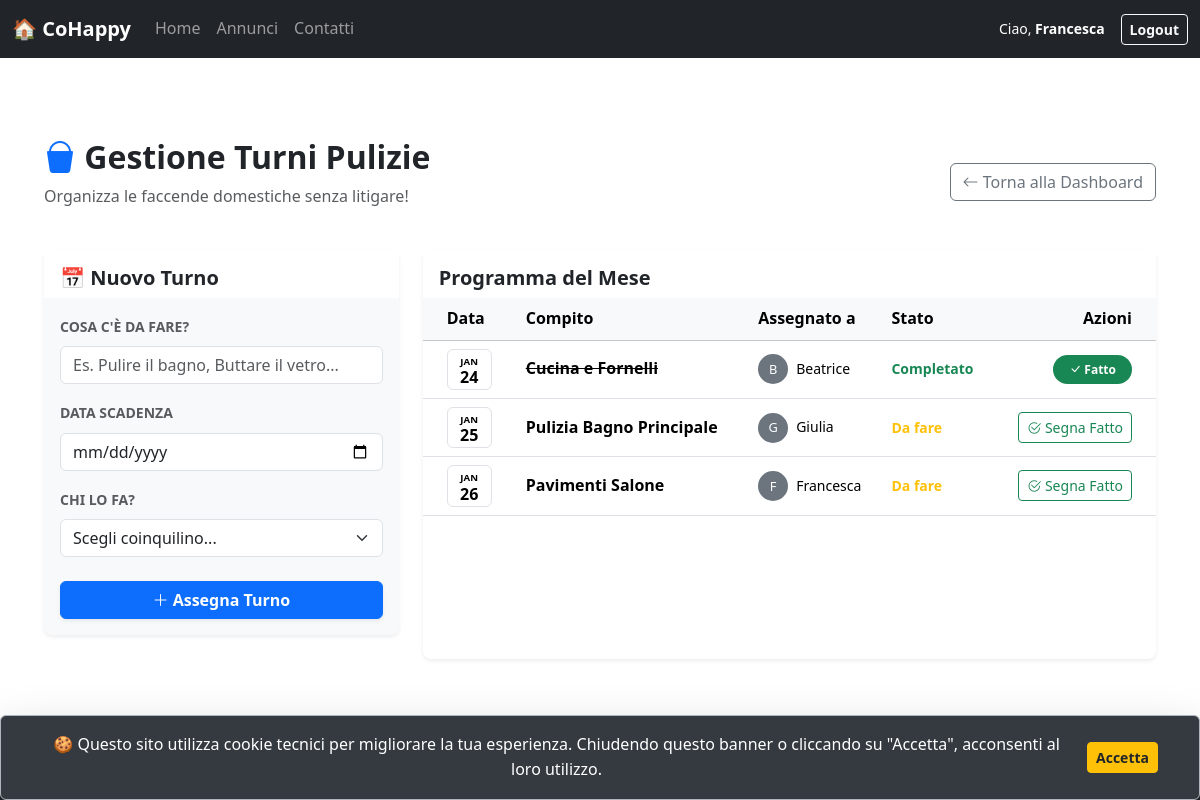
Screenshot of /pulizie.php (signed in) with the database file from the repository.
### tables this page shows
CREATE TABLE `turni_pulizie` (
  `id_turno` int(11) NOT NULL,
  `compito` varchar(100) NOT NULL,
  `data_scadenza` date NOT NULL,
  `assegnato_a` int(11) NOT NULL,
  `id_casa` int(11) NOT NULL,
  `completato` tinyint(1) DEFAULT 0
);

CREATE TABLE `utenti` (
  `id_utente` int(11) NOT NULL,
  `nome` varchar(100) NOT NULL,
  `cognome` varchar(100) NOT NULL,
  `email` varchar(150) NOT NULL,
  `password` varchar(255) NOT NULL,
  `ruolo` enum('studente','admin_casa','super_admin') DEFAULT 'studente',
  `foto_profilo` varchar(255) DEFAULT 'default_user.png',
  `id_casa` int(11) DEFAULT NULL,
  `dataIscrizione` date NOT NULL DEFAULT current_timestamp()
);

### pulizie.php (called while the page is built, shortened)
<?php
require_once 'bootstrap.php';
$id_casa = $_SESSION["id_casa"];
$templateParams["coinquilini"] = $dbh->getCoinquilini($id_casa);
$templateParams["turni"] = $dbh->getTurniPulizie($id_casa);
$templateParams["titolo"] = "CoHappy - Gestione Pulizie";
$templateParams["nome"] = "template/pulizie_template.php";
$templateParams["turni_pulizie"] = $dbh->getTurniMeseSuccessivo($id_casa);
require 'template/base.php';
?>

### db/database.php (called while the page is built, shortened)
<?php
class DatabaseHelper {
    private $db;
    public function __construct($servername, $username, $password, $dbname, $port) {
        $this->db = new mysqli($servername, $username, $password, $dbname, $port);
    }
    public function getCoinquilini($id_casa){
        $stmt = $this->db->prepare("SELECT id_utente, nome, cognome FROM utenti WHERE id_casa = ?");
        $stmt->bind_param('i', $id_casa);
        $stmt->execute();
        return $stmt->get_result()->fetch_all(MYSQLI_ASSOC);
    }
    public function getTurniPulizie($id_casa){
        $stmt = $this->db->prepare("SELECT t.*, u.nome, u.cognome FROM turni_pulizie t JOIN utenti u ON t.assegnato_a = u.id_utente WHERE t.id_casa = ? ORDER BY t.data_scadenza ASC");
        $stmt->bind_param('i', $id_casa);
        $stmt->execute();
        return $stmt->get_result()->fetch_all(MYSQLI_ASSOC);
    }
    public function getTurniMeseSuccessivo($id_casa){
        $stmt = $this->db->prepare("SELECT t.*, u.nome, u.cognome FROM turni_pulizie t JOIN utenti u ON t.assegnato_a = u.id_utente WHERE t.id_casa = ? AND t.data_scadenza BETWEEN CURDATE() AND DATE_ADD(CURDATE(), INTERVAL 30 DAY) ORDER BY t.data_scadenza ASC");
        $stmt->bind_param('i', $id_casa);
        $stmt->execute();
        return $stmt->get_result()->fetch_all(MYSQLI_ASSOC);
    }
}
?>

### bootstrap.php (called while the page is built, shortened)
<?php
require_once("db/database.php");
$dbh = new DatabaseHelper("localhost", "root", "", "cohappy_db", 3306);
?>

### template/pulizie_template.php (the view, shortened to what this page needs)
<div class="container my-5">
    <div class="d-flex justify-content-between align-items-center mb-4">
        <div>
            <h2 class="fw-bold"><i class="bi bi-bucket-fill text-primary"></i> Gestione Turni Pulizie</h2>
            <p class="text-muted">Organizza le faccende domestiche senza litigare!</p>
        </div>
        <a href="dashboard.php" class="btn btn-outline-secondary">
            <i class="bi bi-arrow-left"></i> Torna alla Dashboard
        </a>
    </div>
    <div class="row g-4">
        <div class="col-md-4">
            <div class="card shadow-sm border-0 bg-light">
                <div class="card-header bg-white border-0 pt-3">
                    <h5 class="fw-bold m-0">📅 Nuovo Turno</h5>
                </div>
                <div class="card-body">
                    <form action="pulizie.php" method="POST">
                        <div class="mb-3">
                            <label class="form-label fw-bold small text-uppercase text-muted">Cosa c'è da fare?</label>
                            <input type="text" name="compito" class="form-control" placeholder="Es. Pulire il bagno, Buttare il vetro..." required>
                        </div>
                        <div class="mb-3">
                            <label class="form-label fw-bold small text-uppercase text-muted">Data Scadenza</label>
                            <input type="date" name="data_scadenza" class="form-control" min="<?php echo date('Y-m-d'); ?>" required>
                        </div>
                        <div class="mb-4">
                            <label class="form-label fw-bold small text-uppercase text-muted">Chi lo fa?</label>
                            <select name="assegnato_a" class="form-select" required>
                                <option value="" selected disabled>Scegli coinquilino...</option>
                            </select>
                        </div>
                        <div class="d-grid">
                            <button type="submit" class="btn btn-primary fw-bold shadow-sm">
                                <i class="bi bi-plus-lg"></i> Assegna Turno
                            </button>
                        </div>
                    </form>
                </div>
            </div>
        </div>
        <div class="col-md-8">
            <div class="card shadow-sm border-0 h-100">
                <div class="card-header bg-white border-0 pt-3">
                    <h5 class="fw-bold m-0">Programma del Mese</h5>
                </div>
                <div class="card-body p-0">
                    <?php if(empty($templateParams["turni"])): ?>
                        <div class="text-center py-5">
                            <div class="display-1 text-muted opacity-25">✨</div>
                            <p class="text-muted">Nessun turno programmato.<br>Godetevi il pulito (finché dura)!</p>
                        </div>
                    <?php else: ?>
                        <div class="table-responsive" style="max-height: 500px; overflow-y: auto;">
                            <table class="table table-hover align-middle mb-0">
                                <thead class="table-light sticky-top">
                                    <tr>
                                        <th class="ps-4">Data</th>
                                        <th>Compito</th>
                                        <th>Assegnato a</th>
                                        <th>Stato</th>
                                        <th class="text-end pe-4">Azioni</th>
                                    </tr>
                                </thead>
                                <tbody>
                                    <?php foreach($templateParams["turni"] as $turno):
                                        $data = new DateTime($turno['data_scadenza']);
                                        $valore_stato = 0;
                                        if(isset($turno['completato'])){
                                            $valore_stato = $turno['completato'];
                                        } elseif(isset($turno['stato'])){
                                            $valore_stato = $turno['stato'];
                                        }
                                        $fatto = ($valore_stato == 1);
                                    ?>
                                    <tr class="<?php echo $fatto ? 'bg-light text-muted' : ''; ?>">
                                        <td class="ps-4">
                                            <div class="d-flex align-items-center">
                                                <div class="text-center border rounded p-1 me-2 bg-white" style="width: 45px;">
                                                    <span class="d-block small fw-bold text-uppercase" style="font-size: 0.6rem;"><?php echo $data->format('M'); ?></span>
                                                    <span class="d-block fw-bold lh-1"><?php echo $data->format('d'); ?></span>
                                                </div>
                                            </div>
                                        </td>
                                        <td>
                                            <span class="fw-bold <?php echo $fatto ? 'text-decoration-line-through' : ''; ?>">
                                                <?php echo $turno['compito']; ?>
                                            </span>
                                        </td>
                                        <td>
                                            <div class="d-flex align-items-center">
                                                <div class="rounded-circle bg-secondary text-white d-flex justify-content-center align-items-center me-2" style="width: 30px; height: 30px; font-size: 0.8rem;">
                                                    <?php echo strtoupper(substr($turno['nome'], 0, 1)); ?>
                                                </div>
                                                <span class="small"><?php echo $turno['nome']; ?></span>
                                            </div>
                                        </td>
                                        <td>
                                            <?php if($fatto): ?>
                                                <span class="text-success fw-bold small">Completato</span>
                                            <?php else: ?>
                                                <span class="text-warning fw-bold small">Da fare</span>
                                            <?php endif; ?>
                                        </td>
                                        <td class="text-end pe-4">
                                            <?php if($fatto): ?>
                                                <span class="badge bg-success rounded-pill px-3 py-2">
                                                    <i class="bi bi-check-lg"></i> Fatto
                                                </span>
                                            <?php else: ?>
                                                <form action="pulizie.php" method="POST" class="d-inline">
                                                    <button type="submit" class="btn btn-sm btn-outline-success" title="Segna come completato">
                                                        <i class="bi bi-check2-circle"></i> Segna Fatto
                                                    </button>
                                                </form>
                                            <?php endif; ?>
                                        </td>
                                    </tr>
                                    <?php endforeach; ?>
                                </tbody>
                            </table>
                        </div>
                    <?php endif; ?>
                </div>
            </div>
        </div>
    </div>
</div>

### css/style.css (style rules this page uses)
:root { --primary-color: #0d6efd; --secondary-color: #6c757d; --accent-color: #ffc107; --text-color: #212529; --bg-light: #f8f9fa; --border-radius: 0.5rem; }
body { font-family: 'Noto Sans', sans-serif; line-height: 1.6; color: var(--text-color); background-color: var(--bg-light); margin: 0; padding-bottom: 60px; }
.card { border: none; border-radius: var(--border-radius); box-shadow: 0 4px 6px rgba(0,0,0,0.1); margin-bottom: 1.5rem; transition: transform 0.2s; }
body { overflow-x: hidden; scroll-behavior: smooth; }

### rows the page displays
turni_pulizie: data_scadenza "JAN", data_scadenza "24", compito "Cucina e Fornelli", assegnato_a.nome "B", assegnato_a.nome "Beatrice", completato "Completato"
turni_pulizie: data_scadenza "JAN", data_scadenza "25", compito "Pulizia Bagno Principale", assegnato_a.nome "G", assegnato_a.nome "Giulia", completato "Da fare"
turni_pulizie: data_scadenza "JAN", data_scadenza "26", compito "Pavimenti Salone", assegnato_a.nome "F", assegnato_a.nome "Francesca", completato "Da fare"

### other values shown
$_SESSION["nome"] "Francesca"
